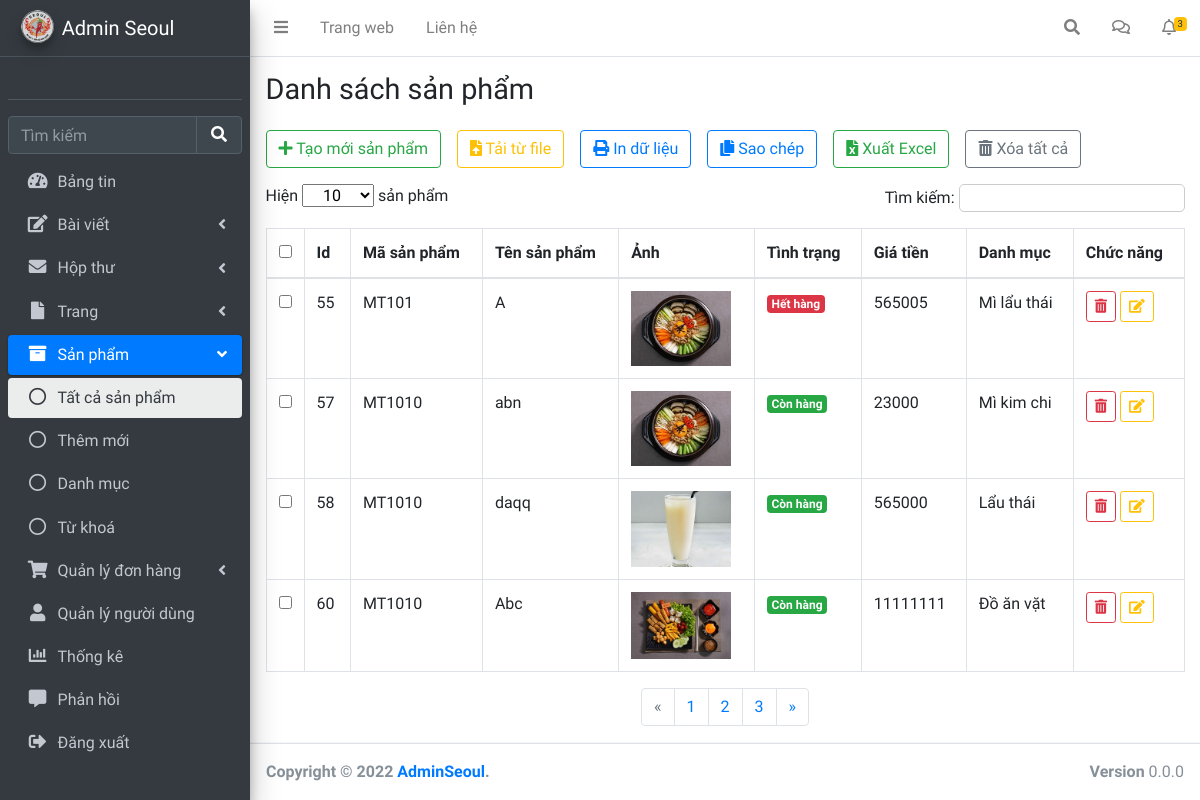
Page /Admin/pages/all-product.php on the earlier database version.
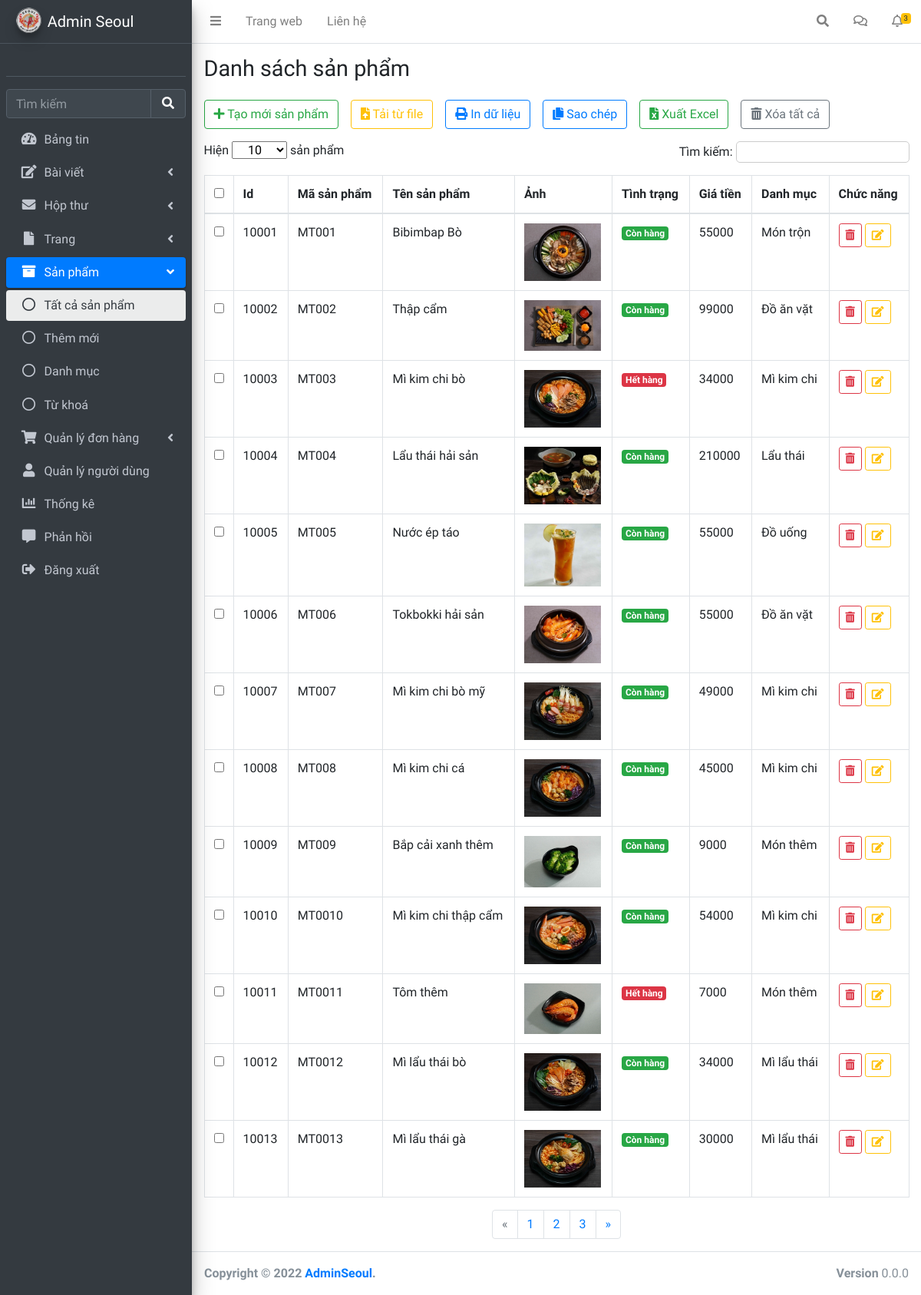
Same page on the later database version.
### tables this page shows
CREATE TABLE `product` (
  `id` int(11) NOT NULL,
  `product_code` varchar(100) NOT NULL,
  `category_id` int(11) NOT NULL,
  `product_name` varchar(350) NOT NULL,
  `price` int(11) NOT NULL,
  `thumbnail` varchar(500) NOT NULL,
  `description` longtext NOT NULL,
  `created_at` datetime DEFAULT NULL,
  `updated_at` datetime DEFAULT NULL,
  `status` tinyint(11) DEFAULT NULL,
  `sold` tinyint(4) NOT NULL DEFAULT 0,
  `visible` tinyint(4) NOT NULL DEFAULT 1
);

CREATE TABLE `category` (
  `id` int(11) NOT NULL,
  `name` varchar(100) NOT NULL
);

### Admin/pages/all-product.php (the view, shortened to what this page needs)
<!DOCTYPE html>
<html lang="en">
<?php session_start();
include '../../database/config.php';
?>
<head>
  <link rel="stylesheet" href="../../css/fontawesome-free/css/all.min.css">
  <link rel="stylesheet" href="../css/IonIcons.css">
  <link rel="stylesheet" href="../css/adminlte.min.css">
</head>
<body class="hold-transition sidebar-mini">
  <div class="wrapper">
    <nav class="main-header navbar navbar-expand navbar-white navbar-light">
      <ul class="navbar-nav">
        <li class="nav-item">
          <a class="nav-link" data-widget="pushmenu" href="#" role="button"><i class="fas fa-bars"></i></a>
        </li>
        <li class="nav-item d-none d-sm-inline-block">
          <a href="../../index.php" class="nav-link">Trang web</a>
        </li>
        <li class="nav-item d-none d-sm-inline-block">
          <a href="#" class="nav-link">Liên hệ</a>
        </li>
      </ul>
      <ul class="navbar-nav ml-auto">
        <li class="nav-item">
          <a class="nav-link" data-widget="navbar-search" href="#" role="button">
            <i class="fas fa-search"></i>
          </a>
        </li>
        <li class="nav-item dropdown">
          <a class="nav-link" data-bs-toggle="dropdown" href="#">
            <i class="far fa-comments"></i>
          </a>
        </li>
        <li class="nav-item dropdown">
          <a class="nav-link " data-bs-toggle="dropdown" href="#" aria-expanded="false">
            <i class="far fa-bell"></i>
            <span class="badge badge-warning navbar-badge">3</span>
          </a>
        </li>
      </ul>
    </nav>
    <aside class="main-sidebar sidebar-dark-primary elevation-4">
      <a href="../admin.php" class="brand-link">
        <img src="../../img/img_index/logo_spicy.png" alt="AdminLTE Logo" class="brand-image img-circle elevation-3" style="opacity: .8">
        <span class="brand-text font-weight-light">Admin Seoul</span>
      </a>
      <div class="sidebar">
        <div class="user-panel mt-3 pb-3 mb-3 d-flex">
          <div class="image">
          </div>
          <div class="info">
          </div>
        </div>
        <div class="form-inline">
          <div class="input-group" data-widget="sidebar-search">
            <input class="form-control form-control-sidebar" type="search" placeholder="Tìm kiếm" aria-label="Search">
            <div class="input-group-append">
              <button class="btn btn-sidebar">
                <i class="fas fa-search fa-fw"></i>
              </button>
            </div>
          </div>
        </div>
        <nav class="mt-2">
          <ul class="nav nav-pills nav-sidebar flex-column" data-widget="treeview" role="menu" data-accordion="false">
            <li class="nav-item ">
              <a href="../index.php" class="nav-link ">
                <i class="nav-icon fas fa-tachometer-alt"></i>
                <p>
                  Bảng tin </p>
              </a>
            </li>
            <li class="nav-item">
              <a href="#" class="nav-link">
                <i class="nav-icon fas fa-edit"></i>
                <p>
                  Bài viết
                  <i class="fas fa-angle-left right"></i>
                </p>
              </a>
            </li>
            <li class="nav-item">
              <a href="#" class="nav-link">
                <i class="nav-icon fas fa-envelope"></i>
                <p>
                  Hộp thư
                  <i class="fas fa-angle-left right"></i>
                </p>
              </a>
            </li>
            <li class="nav-item">
              <a href="#" class="nav-link">
                <i class="nav-icon fas fa-file"></i>
                <p>
                  Trang
                  <i class="fas fa-angle-left right"></i>
                </p>
              </a>
            </li>
            <li class="nav-item menu-open">
              <a href="#" class="nav-link active">
                <i class="nav-icon fas fa-archive"></i>
                <p>
                  Sản phẩm </p>
                <i class="fas fa-angle-left right"></i>
              </a>
              <ul class="nav nav-treeview">
                <li class="nav-item">
                  <a href="./All-product.php" class="nav-link active">
                    <i class="far fa-circle nav-icon"></i>
                    <p>Tất cả sản phẩm</p>
                  </a>
                </li>
                <li class="nav-item">
                  <a href="./add-product.php" class="nav-link">
                    <i class="far fa-circle nav-icon"></i>
                    <p>Thêm mới</p>
                  </a>
                </li>
                <li class="nav-item">
                  <a href="./category.php" class="nav-link">
                    <i class="far fa-circle nav-icon"></i>
                    <p>Danh mục</p>
                  </a>
                </li>
                <li class="nav-item">
                  <a href="#" class="nav-link ">
                    <i class="far fa-circle nav-icon"></i>
                    <p>Từ khoá</p>
                  </a>
                </li>
              </ul>
            </li>
            <li class="nav-item">
              <a href="#" class="nav-link ">
                <i class="nav-icon fa fa-shopping-cart"></i>
                <p>
                  Quản lý đơn hàng </p>
                <i class="fas fa-angle-left right"></i>
              </a>
            </li>
            <li class="nav-item">
              <a href="./user.php" class="nav-link ">
                <i class="nav-icon fas fa-user"></i>
                <p>
                  Quản lý người dùng </p>
              </a>
            </li>
            <li class="nav-item">
              <a href="./statistical.php" class="nav-link ">
                <i class="nav-icon fas fa-chart-bar"></i>
                <p>
                  Thống kê </p>
              </a>
            </li>
            <li class="nav-item">
              <a href="#" class="nav-link ">
                <i class="nav-icon fas fa-comment-alt"></i>
                <p>
                  Phản hồi </p>
              </a>
            </li>
            <li class="nav-item">
              <a href="../index.php?dangxuat=1" class="nav-link ">
                <i class=" nav-icon fas fa-sign-out-alt"></i></i>
                <p>
                  Đăng xuất </p>
              </a>
            </li>
          </ul>
        </nav>
      </div>
    </aside>
    <div class="content-wrapper">
      <main class="app-content">
        <div class="content-header">
          <div class="container-fluid">
            <div class="row mb-2">
              <div class="col-sm-6">
                <h1 class="m-0">Danh sách sản phẩm</h1>
              </div>
              <div class="col-sm-6">
              </div>
            </div>
          </div>
        </div>
        <div class="row px-2 m-0">
          <div class="col-md-12">
            <div class="tile">
              <div class="tile-body">
                <div class="row element-button m-0">
                  <div class="mr-3 mb-3">
                    <a class="btn btn-outline-success " href="./add-product.php" title="Thêm"><i class="fas fa-plus"></i>
                      Tạo mới sản phẩm</a>
                  </div>
                  <div class="mr-3 mb-3">
                    <a class="btn btn-outline-warning  nhap-tu-file" type="button" title="Nhập"><i class="fas fa-file-upload"></i> Tải từ file</a>
                  </div>
                  <div class="mr-3 mb-3">
                    <a class="btn btn-outline-primary  print-file" type="button" title="In" onclick="myApp.printTable()"><i class="fas fa-print"></i> In dữ liệu</a>
                  </div>
                  <div class="mr-3 mb-3">
                    <a class="btn btn-outline-primary  print-file js-textareacopybtn" type="button" title="Sao chép"><i class="fas fa-copy"></i> Sao chép</a>
                  </div>
                  <div class="mr-3 mb-3">
                    <a class="btn btn-outline-success " href="" title="In"><i class="fas fa-file-excel"></i> Xuất
                      Excel</a>
                  </div>
                  <div class="mr-3 mb-3">
                    <a class="btn btn-outline-secondary " type="button" title="Xóa" onclick="myFunction(this)"><i class="fas fa-trash-alt"></i> Xóa tất cả </a>
                  </div>
                </div>
                <div class="row element-filter mx-0 mb-3">
                  <div class="filter__left col-6 p-0">
                    <span>Hiện</span>
                    <select class="form-select px-3" aria-label="Default select">
                      <option selected>10</option>
                    </select>
                    <span>sản phẩm</span>
                  </div>
                  <div class="filter__right col-6 p-0 text-right">
                    <span>Tìm kiếm:</span>
                    <input type="search" placeholder="">
                  </div>
                </div>
                <?php
                $sql_lietke_sp = "SELECT *, product.id as product_id FROM product,category WHERE product.category_id =category.id ORDER BY product.id asc";
                $query_lietke_sp = mysqli_query($mysqli, $sql_lietke_sp);
                ?>
                <table class="table table-hover table-bordered" id="sampleTable">
                  <thead>
                    <tr>
                      <th width="10"><input type="checkbox" id="all"></th>
                      <th>Id</th>
                      <th>Mã sản phẩm</th>
                      <th>Tên sản phẩm</th>
                      <th>Ảnh</th>
                      <th>Tình trạng</th>
                      <th>Giá tiền</th>
                      <th>Danh mục</th>
                      <th>Chức năng</th>
                    </tr>
                  </thead>
                  <tbody>
                    <?php
                    while ($row = mysqli_fetch_array($query_lietke_sp)) {
                    ?>
                      <tr>
                        <td width="10"><input type="checkbox" name="check1" value="1"></td>
                        <td class="id_product"><?php echo $row['product_id'] ?></td>
                        <td><?php echo $row['product_code'] ?> </td>
                        <td><?php echo $row['product_name'] ?></td>
                        <td><img src="../img/upload/img_product/<?php echo $row['thumbnail'] ?>" alt="" width="100px;"></td>
                        <td><?php
                            if ($row['status'] == 1) {
                              echo '<span class="badge bg-success">Còn hàng</span>';
                            } else {
                              echo '<span class="badge bg-danger">Hết hàng</span>';
                            }
                            ?></td>
                        <td><?php echo $row['price'] ?></td>
                        <td><?php echo $row['name'] ?></td>
                        <td><button class="btn btn-outline-danger btn-sm trash" type="button" title="Xóa" data-bs-toggle="modal" data-bs-target="#ModalRM"><i class="fas fa-trash-alt"></i>
                          </button>
                          <button class="btn btn-outline-warning btn-sm edit" type="button" title="Sửa" id="show-emp" data-bs-toggle="modal" data-bs-target="#ModalUP" data-id="<?php echo $row['product_id']; ?>"><i class="fas fa-edit"></i></button>
                        </td>
                      </tr>
                    <?php
                    }
                    ?>
                  </tbody>
                </table>
                <nav aria-label="Page navigation ">
                  <ul class="pagination justify-content-center">
                    <li class="page-item disabled">
                      <a class="page-link " href="#" aria-label="Lùi">
                        <span aria-hidden="true">&laquo;</span>
                      </a>
                    </li>
                    <li class="page-item"><a class="page-link" href="#">1</a></li>
                    <li class="page-item"><a class="page-link" href="#">2</a></li>
                    <li class="page-item"><a class="page-link" href="#">3</a></li>
                    <li class="page-item">
                      <a class="page-link" href="#" aria-label="Tiếp">
                        <span aria-hidden="true">&raquo;</span>
                      </a>
                    </li>
                  </ul>
                </nav>
              </div>
            </div>
          </div>
        </div>
      </main>
    </div>
    <footer class="container-fluid main-footer">
      <strong>Copyright &copy; 2022 <a href="https://adminlte.io">AdminSeoul</a>.</strong>
      <div class="float-right d-none d-sm-inline-block">
        <b>Version</b> 0.0.0
      </div>
    </footer>
  </div>
</body>
</html>

### Admin/pages/all-product.php (style rules this page uses)
.filter__right input { border-radius: 5px; border: 1px solid #ccc; }
.app-content { background-color: #fff; }

Differences in the rows shown:
removed product: id "55", product_code "MT101", product_name "A", thumbnail (picture), status "Hết hàng", price "565005", category.name "Mì lẩu thái"
removed product: id "57", product_code "MT1010", product_name "abn", thumbnail (picture), status "Còn hàng", price "23000", category.name "Mì kim chi"
removed product: id "58", product_code "MT1010", product_name "daqq", thumbnail (picture), status "Còn hàng", price "565000", category.name "Lẩu thái"
removed product: id "60", product_code "MT1010", product_name "Abc", thumbnail (picture), status "Còn hàng", price "11111111", category.name "Đồ ăn vặt"
added product: id "10001", product_code "MT001", product_name "Bibimbap Bò", thumbnail (picture), status "Còn hàng", price "55000", category.name "Món trộn"
added product: id "10002", product_code "MT002", product_name "Thập cẩm", thumbnail (picture), status "Còn hàng", price "99000", category.name "Đồ ăn vặt"
added product: id "10003", product_code "MT003", product_name "Mì kim chi bò", thumbnail (picture), status "Hết hàng", price "34000", category.name "Mì kim chi"
added product: id "10004", product_code "MT004", product_name "Lẩu thái hải sản", thumbnail (picture), status "Còn hàng", price "210000", category.name "Lẩu thái"
added product: id "10005", product_code "MT005", product_name "Nước ép táo", thumbnail (picture), status "Còn hàng", price "55000", category.name "Đồ uống"
added product: id "10006", product_code "MT006", product_name "Tokbokki hải sản", thumbnail (picture), status "Còn hàng", price "55000", category.name "Đồ ăn vặt"
added product: id "10007", product_code "MT007", product_name "Mì kim chi bò mỹ", thumbnail (picture), status "Còn hàng", price "49000", category.name "Mì kim chi"
added product: id "10008", product_code "MT008", product_name "Mì kim chi cá", thumbnail (picture), status "Còn hàng", price "45000", category.name "Mì kim chi"
added product: id "10009", product_code "MT009", product_name "Bắp cải xanh thêm", thumbnail (picture), status "Còn hàng", price "9000", category.name "Món thêm"
added product: id "10010", product_code "MT0010", product_name "Mì kim chi thập cẩm", thumbnail (picture), status "Còn hàng", price "54000", category.name "Mì kim chi"
added product: id "10011", product_code "MT0011", product_name "Tôm thêm", thumbnail (picture), status "Hết hàng", price "7000", category.name "Món thêm"
added product: id "10012", product_code "MT0012", product_name "Mì lẩu thái bò", thumbnail (picture), status "Còn hàng", price "34000", category.name "Mì lẩu thái"
added product: id "10013", product_code "MT0013", product_name "Mì lẩu thái gà", thumbnail (picture), status "Còn hàng", price "30000", category.name "Mì lẩu thái"
